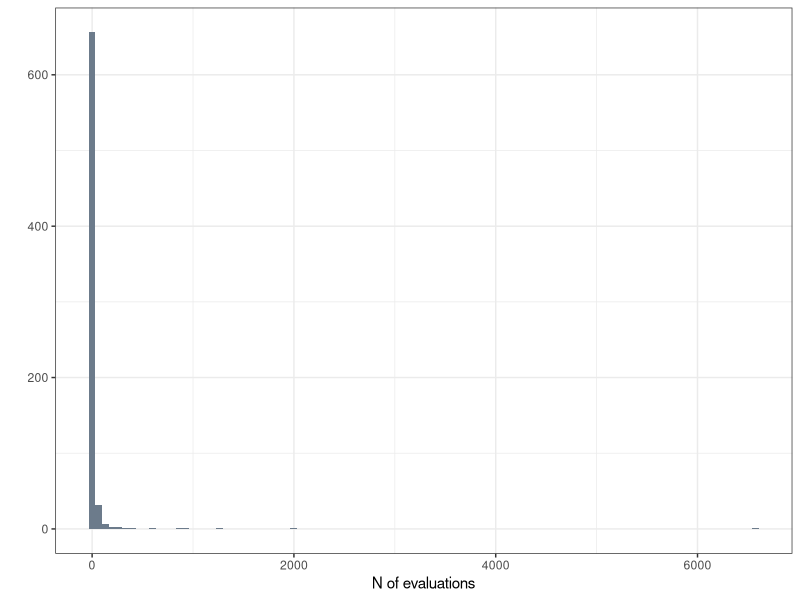
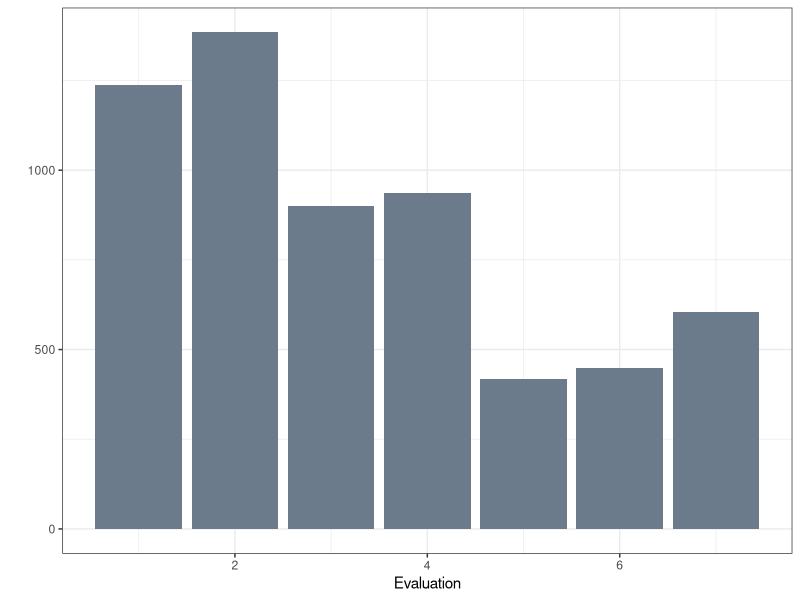
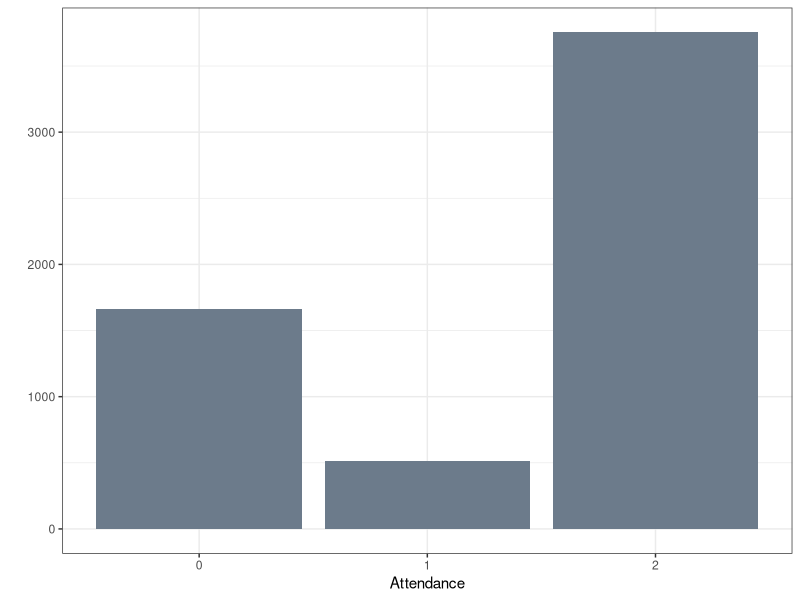
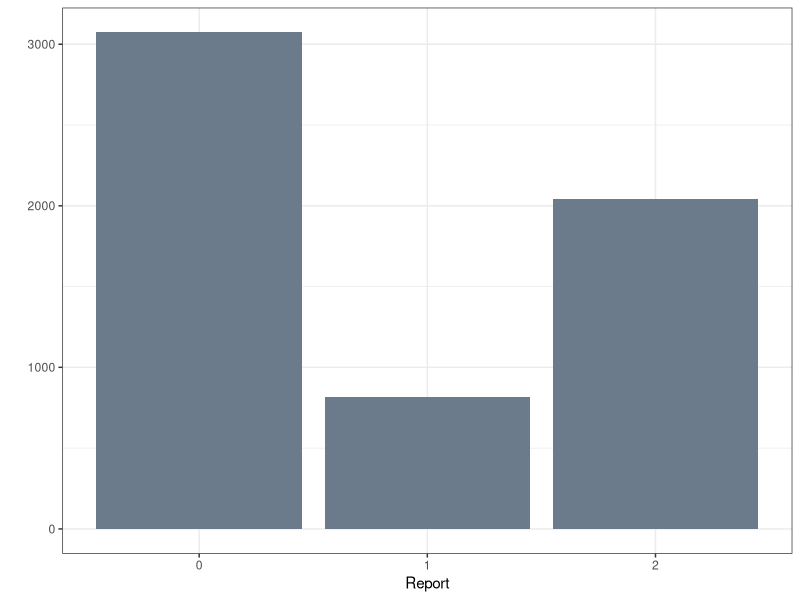
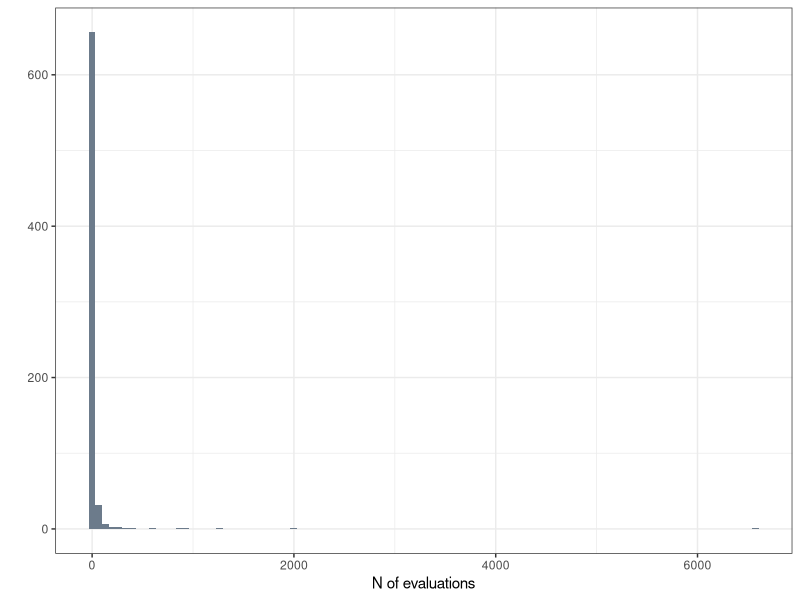
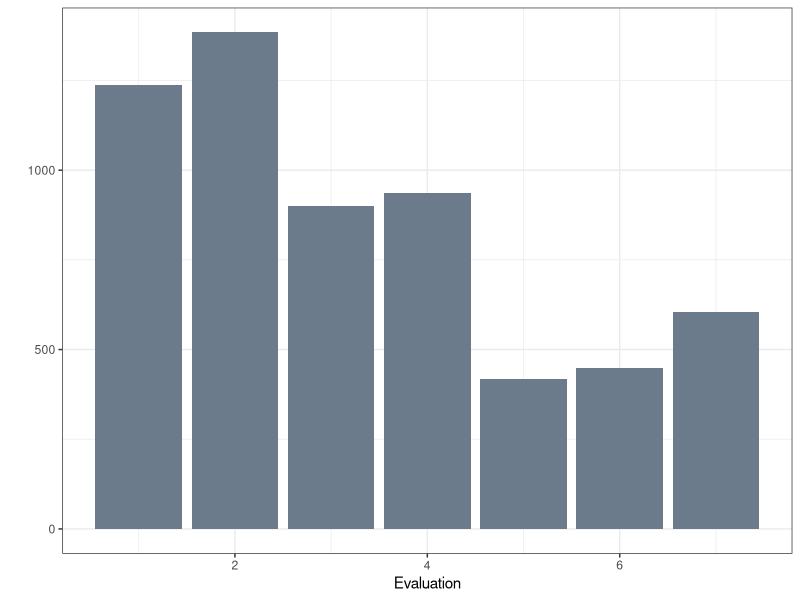
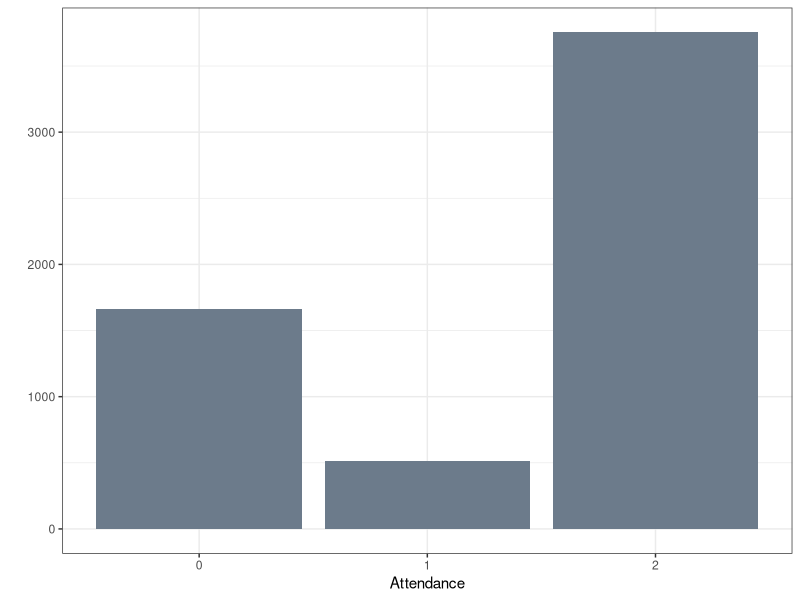
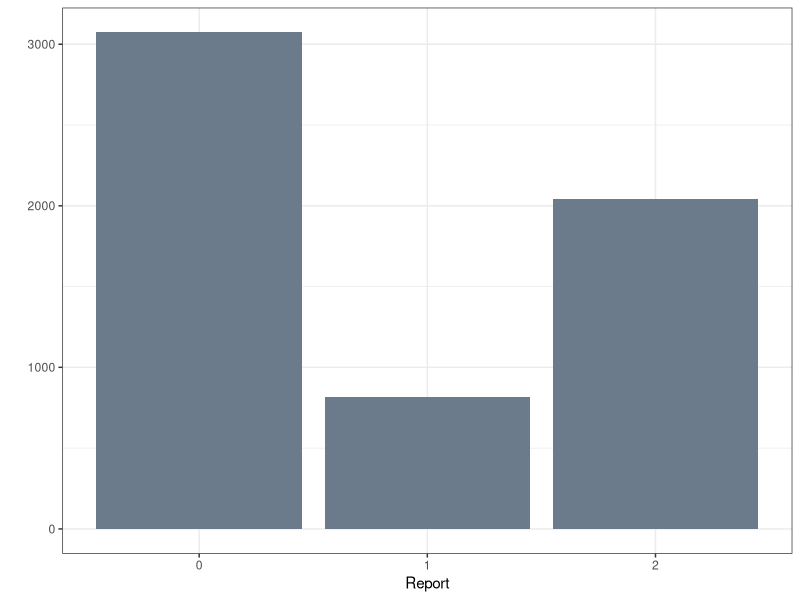

These figures' R source, in order:
#### library ####
library(tidyverse)

#### all university ####
## read data
univ_in_pref <- read_csv('univ_in_pref.csv')

## visualize 
g <- 
  univ_in_pref %>% 
  ggplot(aes(x = V3)) +
  geom_histogram(bins = 100, fill = 'slategray4')  +
  xlab('N of evaluations') + ylab('')  +
  theme_bw()
print(g)
ggsave('N_of_items.jpeg', g)

## n of less than 10 items uni
univ_in_pref %>% 
  filter(V3 < 10) %>% 
  summarise(n = n())

## ranking
rank <- univ_in_pref[order(univ_in_pref$V3, decreasing = TRUE),]
print(rank)

#### tohoku university ####
## read data
tohoku_uni <- read_csv('tohoku_uni.csv') 

tohoku_uni$rec <- ifelse(tohoku_uni$rec == 'ど仏', 1, tohoku_uni$rec)
tohoku_uni$rec <- ifelse(tohoku_uni$rec == '仏', 2, tohoku_uni$rec)
tohoku_uni$rec <- ifelse(tohoku_uni$rec == 'やや仏', 3, tohoku_uni$rec)
tohoku_uni$rec <- ifelse(tohoku_uni$rec == '並', 4, tohoku_uni$rec)
tohoku_uni$rec <- ifelse(tohoku_uni$rec == 'やや鬼', 5, tohoku_uni$rec)
tohoku_uni$rec <- ifelse(tohoku_uni$rec == '鬼', 6, tohoku_uni$rec)
tohoku_uni$rec <- ifelse(tohoku_uni$rec == 'ど鬼', 7, tohoku_uni$rec)
tohoku_uni$rec <- ifelse(tohoku_uni$rec == 1 | tohoku_uni$rec == 2 | tohoku_uni$rec == 3 | 
                           tohoku_uni$rec == 4 | tohoku_uni$rec == 5| tohoku_uni$rec == 6 | 
                           tohoku_uni$rec == 7, tohoku_uni$rec, NA)
tohoku_uni$rec <- as.numeric(tohoku_uni$rec)

tohoku_uni$report <- ifelse(tohoku_uni$report == 'あり', 2, tohoku_uni$report)
tohoku_uni$report <- ifelse(tohoku_uni$report == '時々あり', 1, tohoku_uni$report)
tohoku_uni$report <- ifelse(tohoku_uni$report == 'なし', 0, tohoku_uni$report)
tohoku_uni$report <- ifelse(tohoku_uni$report == 2 | tohoku_uni$report == 1 | tohoku_uni$report == 0, tohoku_uni$report, NA)
tohoku_uni$report <- as.factor(tohoku_uni$report)               

              
tohoku_uni$attend <- ifelse(tohoku_uni$attend == 'あり', 2, tohoku_uni$attend)
tohoku_uni$attend <- ifelse(tohoku_uni$attend == '時々あり', 1, tohoku_uni$attend)
tohoku_uni$attend <- ifelse(tohoku_uni$attend == 'なし', 0, tohoku_uni$attend)
tohoku_uni$attend <- ifelse(tohoku_uni$attend == 2 | tohoku_uni$attend == 1 | tohoku_uni$attend == 0, tohoku_uni$attend, NA)
tohoku_uni$attend <- as.factor(tohoku_uni$attend)

tohoku_uni <- tohoku_uni %>% na.omit()

## visualize
# rec
g <- 
  tohoku_uni %>% 
  ggplot(aes(x = rec)) +
  geom_bar(fill = 'slategray4') +
  theme_bw() + xlab('Evaluation') + ylab('')
print(g)
ggsave('rec.jpeg', g)

# attend
g <- 
  tohoku_uni %>% 
  ggplot(aes(x = attend)) +
  geom_bar(fill = 'slategray4') +
  theme_bw() + xlab('Attendance') + ylab('')
print(g)
ggsave('attend.jpeg', g)

# report
g <- 
  tohoku_uni %>% 
  ggplot(aes(x = report)) +
  geom_bar(fill = 'slategray4') +
  theme_bw() + xlab('Report') + ylab('')
print(g)
ggsave('report.jpeg', g)

## correlation
g <- 
  tohoku_uni %>% 
  ggplot(aes(x = attend, y = rec)) +
  geom_boxplot(fill = 'slategray4') + theme_bw() + xlab('Attendance') + ylab('')
ggsave('cor_attend.jpeg', g)

g <- 
  tohoku_uni %>% 
  ggplot(aes(x = report, y = rec)) +
  geom_boxplot(fill = 'slategray4') + theme_bw() + xlab('Report') + ylab('')
ggsave('cor_report.jpeg', g)

res_glm <- glm(rec ~ report + attend, data = tohoku_uni, family = 'poisson')
res_glm %>% summary()

library(ggeffects)
g <- 
  ggpredict(res_glm, 'report', ci.lvl = 0.95) %>% plot() + 
  geom_hline(yintercept = mean(tohoku_uni$rec), linetype="dashed", col = 'red') +
  ylab('') + xlab('') + ggtitle('')
ggsave('prediction_report.jpeg', g)

g <- 
  ggpredict(res_glm, 'attend', ci.lvl = 0.95) %>% plot() + 
  geom_hline(yintercept = mean(tohoku_uni$rec), linetype="dashed", col = 'red') +
  ylab('') + xlab('') + ggtitle('')
ggsave('prediction_attend.jpeg', g)
